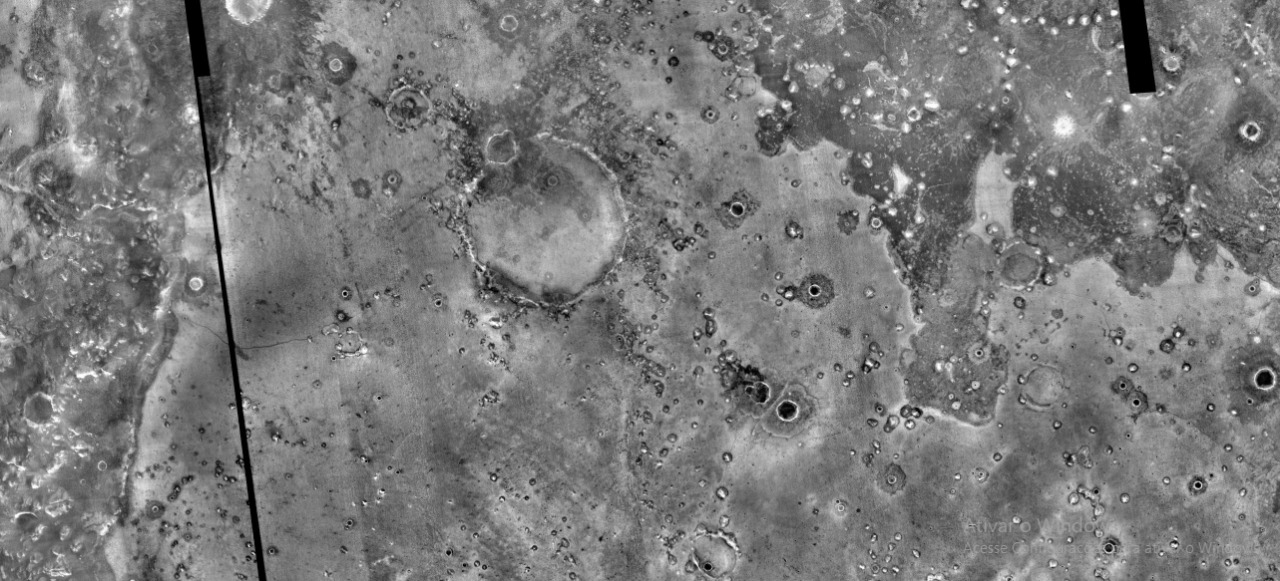
#> input picture surface.jpeg, 1280 x 581 px
$ python data_plotting.py
#> lines starting #> are read from the running program, lines starting #| are printed output that depends on the picture
import time
import matplotlib.pyplot as plt
import matplotlib.animation as animation
from matplotlib import style
import random

img = plt.imread("surface.jpeg")
#> img is the input picture: shape (581, 1280, 3); min 0, max 255, mean 122.3
fig, ax = plt.subplots()
ax.imshow(img, extent=[0, 1280, 0, 581])
waterx=[]
watery=[]
tunex=[]
tuney=[]
minex = []
miney = []
counter = 0
while counter<160:
    waterx.append(random.choice(range(820,870)))
    watery.append(random.choice(range(180,370)))
    tunex.append(random.choice(range(420,610)))
    tuney.append(random.choice(range(400,500)))
    minex.append(random.choice(range(550,600)))
    miney.append(random.choice(range(100,200)))

    counter=counter+1


plt.annotate('ESCALA 100:45 KM',xy=(1150,20),color='red',size=10)
plt.title("ORBI RED")
ax.scatter(waterx,watery,s=100,c='blue',alpha=0.3)
ax.scatter(tunex,tuney,s=100,c='red',alpha=0.3)
ax.scatter(minex, miney,s=100,c='purple',alpha=0.3)
plt.show()
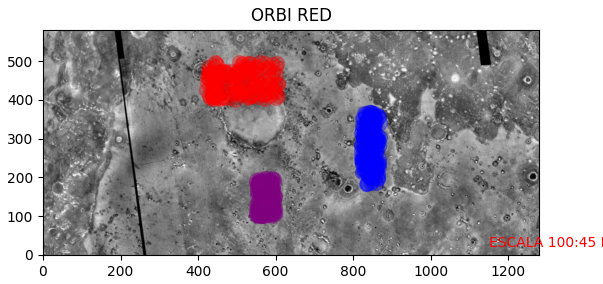
#> figure drawn by matplotlib, 1 panel
